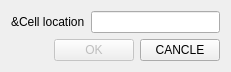
<?xml version="1.0" encoding="UTF-8"?>
<ui version="4.0">
 <class>GoToCellDialog</class>
 <widget class="QWidget" name="GoToCellDialog">
  <property name="geometry">
   <rect>
    <x>0</x>
    <y>0</y>
    <width>231</width>
    <height>63</height>
   </rect>
  </property>
  <property name="windowTitle">
   <string>Go to Cell</string>
  </property>
  <layout class="QVBoxLayout" name="verticalLayout">
   <item>
    <layout class="QHBoxLayout" name="horizontalLayout">
     <item>
      <widget class="QLabel" name="label">
       <property name="text">
        <string>&amp;Cell location</string>
       </property>
      </widget>
     </item>
     <item>
      <widget class="QLineEdit" name="lineEdit"/>
     </item>
    </layout>
   </item>
   <item>
    <layout class="QHBoxLayout" name="horizontalLayout_2">
     <item>
      <spacer name="horizontalSpacer">
       <property name="orientation">
        <enum>Qt::Horizontal</enum>
       </property>
       <property name="sizeHint" stdset="0">
        <size>
         <width>40</width>
         <height>20</height>
        </size>
       </property>
      </spacer>
     </item>
     <item>
      <widget class="QPushButton" name="okButton">
       <property name="enabled">
        <bool>false</bool>
       </property>
       <property name="text">
        <string>OK</string>
       </property>
       <property name="default">
        <bool>true</bool>
       </property>
      </widget>
     </item>
     <item>
      <widget class="QPushButton" name="cancelButton">
       <property name="text">
        <string>CANCLE</string>
       </property>
      </widget>
     </item>
    </layout>
   </item>
  </layout>
 </widget>
 <resources/>
 <connections/>
</ui>
